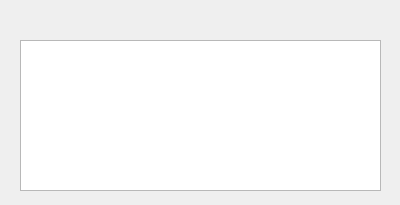
<?xml version="1.0" encoding="UTF-8"?>
<ui version="4.0">
 <class>currentclient</class>
 <widget class="QDialog" name="currentclient">
  <property name="geometry">
   <rect>
    <x>0</x>
    <y>0</y>
    <width>400</width>
    <height>205</height>
   </rect>
  </property>
  <property name="windowTitle">
   <string>Dialog</string>
  </property>
  <widget class="QTextEdit" name="ClientInfoEdit">
   <property name="geometry">
    <rect>
     <x>20</x>
     <y>40</y>
     <width>361</width>
     <height>151</height>
    </rect>
   </property>
  </widget>
  <widget class="QLabel" name="ClientNameEdit">
   <property name="geometry">
    <rect>
     <x>140</x>
     <y>10</y>
     <width>131</width>
     <height>17</height>
    </rect>
   </property>
   <property name="text">
    <string/>
   </property>
  </widget>
 </widget>
 <resources/>
 <connections/>
</ui>
